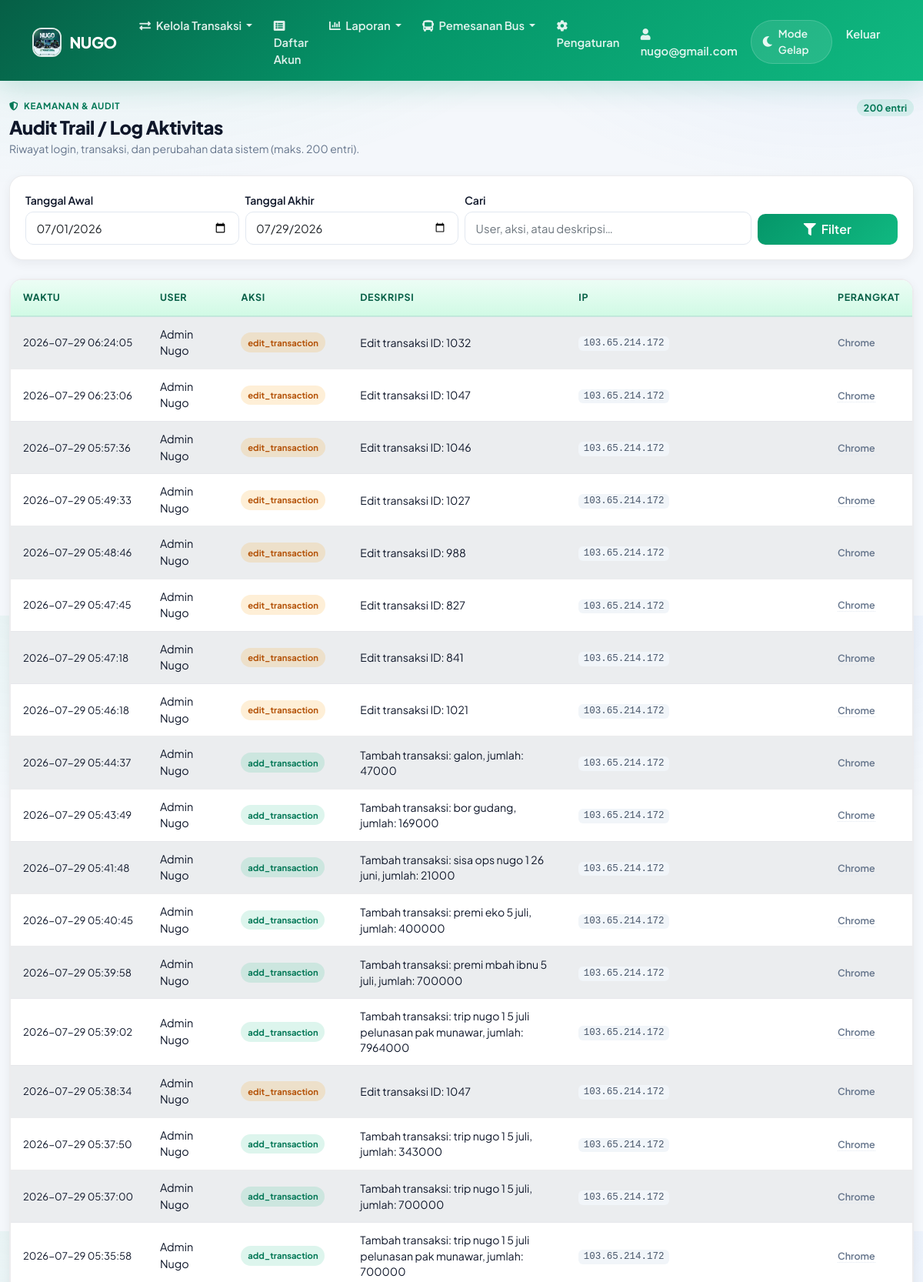
Screenshot of /laporan/audit_log.php (signed in, upper part) with the database file from the repository.
### tables this page shows
CREATE TABLE `perusahaan` (
  `id` int(11) NOT NULL,
  `nama` varchar(100) NOT NULL,
  `alamat` text DEFAULT NULL,
  `telepon` varchar(20) DEFAULT NULL,
  `email` varchar(100) DEFAULT NULL,
  `website` varchar(255) DEFAULT NULL COMMENT 'URL website perusahaan',
  `logo` varchar(255) DEFAULT NULL,
  `jenis` enum('regular','premium') NOT NULL DEFAULT 'regular' COMMENT 'Jenis akun perusahaan',
  `deskripsi` text DEFAULT NULL,
  `created_at` timestamp NOT NULL DEFAULT current_timestamp()
);

CREATE TABLE `users` (
  `id` int(11) NOT NULL,
  `username` varchar(50) NOT NULL,
  `password` varchar(255) NOT NULL,
  `nama_lengkap` varchar(100) NOT NULL,
  `email` varchar(100) DEFAULT NULL,
  `no_hp` varchar(20) DEFAULT NULL,
  `alamat` text DEFAULT NULL,
  `foto_profil` varchar(255) DEFAULT NULL,
  `id_perusahaan` int(11) DEFAULT NULL,
  `default_company` int(11) DEFAULT NULL,
  `created_at` timestamp NOT NULL DEFAULT current_timestamp()
);

CREATE TABLE `audit_log` (
  `id` int(11) NOT NULL,
  `user_id` int(11) DEFAULT NULL,
  `action` varchar(100) DEFAULT NULL,
  `description` text DEFAULT NULL,
  `ip_address` varchar(45) DEFAULT NULL,
  `user_agent` text DEFAULT NULL,
  `created_at` datetime DEFAULT current_timestamp()
);

### laporan/audit_log.php (the view, shortened to what this page needs)
<?php
require_once '../config/database.php';
$tanggal_awal = isset($_GET['tanggal_awal']) ? $_GET['tanggal_awal'] : date('Y-m-01');
$tanggal_akhir = isset($_GET['tanggal_akhir']) ? $_GET['tanggal_akhir'] : date('Y-m-d');
$search = isset($_GET['search']) ? trim($_GET['search']) : '';
$sql = "SELECT a.*, u.username, u.nama_lengkap FROM audit_log a LEFT JOIN users u ON a.user_id = u.id WHERE DATE(a.created_at) BETWEEN :awal AND :akhir";
$params = [':awal' => $tanggal_awal, ':akhir' => $tanggal_akhir];
$sql .= " ORDER BY a.created_at DESC LIMIT 200";
$stmt = $db->prepare($sql);
$stmt->execute($params);
$audit_logs = $stmt->fetchAll();
function auditActionClass(string $action): string
{
    if (str_contains($action, 'login')) {
        return 'audit-action-login';
    }
    if (str_contains($action, 'delete')) {
        return 'audit-action-delete';
    }
    if (str_contains($action, 'add') || str_contains($action, 'create')) {
        return 'audit-action-create';
    }
    if (str_contains($action, 'edit') || str_contains($action, 'update')) {
        return 'audit-action-update';
    }
    return 'audit-action-default';
}
function shortUserAgent(?string $ua): string
{
    if (stripos($ua, 'Edg/') !== false) {
        return 'Edge';
    }
    if (stripos($ua, 'Chrome/') !== false) {
        return 'Chrome';
    }
    return mb_strimwidth($ua, 0, 28, '…');
}
include '../templates/header.php';
?>
<div class="container audit-log-page py-4">
    <div class="audit-log-header mb-4">
        <div>
            <p class="audit-log-eyebrow mb-1"><i class="fas fa-shield-alt me-1"></i> Keamanan &amp; Audit</p>
            <h2 class="audit-log-title mb-0">Audit Trail / Log Aktivitas</h2>
            <p class="text-muted small mb-0 mt-1">Riwayat login, transaksi, dan perubahan data sistem (maks. 200 entri).</p>
        </div>
        <span class="audit-log-count badge"><?= count($audit_logs) ?> entri</span>
    </div>
    <div class="card dashboard-panel mb-4">
        <div class="card-body">
            <form class="row g-2 align-items-end audit-log-filter" method="get">
                <div class="col-md-3 col-sm-6">
                    <label class="form-label small fw-semibold mb-1">Tanggal Awal</label>
                    <input type="date" name="tanggal_awal" class="form-control" value="<?= htmlspecialchars($tanggal_awal) ?>">
                </div>
                <div class="col-md-3 col-sm-6">
                    <label class="form-label small fw-semibold mb-1">Tanggal Akhir</label>
                    <input type="date" name="tanggal_akhir" class="form-control" value="<?= htmlspecialchars($tanggal_akhir) ?>">
                </div>
                <div class="col-md-4 col-sm-8">
                    <label class="form-label small fw-semibold mb-1">Cari</label>
                    <input type="text" name="search" class="form-control" placeholder="User, aksi, atau deskripsi…" value="<?= htmlspecialchars($search) ?>">
                </div>
                <div class="col-md-2 col-sm-4">
                    <button class="btn btn-primary w-100" type="submit"><i class="fas fa-filter me-1"></i> Filter</button>
                </div>
            </form>
        </div>
    </div>
    <div class="card dashboard-panel">
        <div class="card-body p-0">
            <div class="table-responsive">
                <table class="table table-striped table-hover align-middle mb-0 audit-log-table">
                    <thead>
                        <tr>
                            <th>Waktu</th>
                            <th>User</th>
                            <th>Aksi</th>
                            <th>Deskripsi</th>
                            <th>IP</th>
                            <th>Perangkat</th>
                        </tr>
                    </thead>
                    <tbody>
                        <?php if (count($audit_logs) === 0): ?>
                            <tr>
                                <td colspan="6" class="text-center text-muted py-5">
                                    <i class="fas fa-inbox fa-2x mb-2 d-block opacity-50"></i>
                                    Tidak ada data log untuk periode ini.
                                </td>
                            </tr>
                        <?php else: ?>
                            <?php foreach ($audit_logs as $log): ?>
                                <tr>
                                    <td class="audit-log-time"><?= htmlspecialchars($log['created_at']) ?></td>
                                    <td class="fw-semibold"><?= htmlspecialchars($log['nama_lengkap'] ?: $log['username'] ?: '-') ?></td>
                                    <td>
                                        <span class="audit-action-badge <?= auditActionClass($log['action']) ?>">
                                            <?= htmlspecialchars($log['action']) ?>
                                        </span>
                                    </td>
                                    <td class="audit-log-desc"><?= htmlspecialchars($log['description']) ?></td>
                                    <td><code class="audit-log-ip"><?= htmlspecialchars($log['ip_address'] ?: '-') ?></code></td>
                                    <td>
                                        <span class="audit-log-ua" title="<?= htmlspecialchars($log['user_agent'] ?? '') ?>">
                                            <?= htmlspecialchars(shortUserAgent($log['user_agent'] ?? '')) ?>
                                        </span>
                                    </td>
                                </tr>
                            <?php endforeach; ?>
                        <?php endif; ?>
                    </tbody>
                </table>
            </div>
        </div>
    </div>
</div>
<?php include '../templates/footer.php'; ?>

### templates/header.php (shortened to what this page needs)
<!DOCTYPE html>
<html lang="id" data-theme="light">
<head>
    <link href="https://cdn.jsdelivr.net/npm/bootstrap@5.1.3/dist/css/bootstrap.min.css" rel="stylesheet">
    <link href="https://cdnjs.cloudflare.com/ajax/libs/font-awesome/5.15.4/css/all.min.css" rel="stylesheet">
    <?php
    $sikeu_theme_ver = @filemtime(__DIR__ . '/../assets/css/sikeu-theme.css') ?: time();
    $sikeu_dark_ver = @filemtime(__DIR__ . '/../assets/css/dark-mode.css') ?: time();
    $sikeu_style_ver = @filemtime(__DIR__ . '/../assets/css/style.css') ?: time();
    ?>
    <link href="/assets/css/sikeu-theme.css?v=<?= $sikeu_theme_ver ?>" rel="stylesheet">
    <link href="/assets/css/dark-mode.css?v=<?= $sikeu_dark_ver ?>" rel="stylesheet">
    <link rel="stylesheet" href="/assets/css/style.css?v=<?= $sikeu_style_ver ?>">
    <link rel="stylesheet" href="https://unpkg.com/leaflet@1.7.1/dist/leaflet.css" />
</head>
<body class="sikeu-app">
    <?php
    $is_viewer = false;
    $is_nugrosir = false;
    if (isset($_SESSION['user_id']) && isset($db)) {
        $user_id = $_SESSION['user_id'];
        $stmt = $db->prepare("SELECT default_company FROM users WHERE id = ?");
        $stmt->execute([$user_id]);
        $user_data = $stmt->fetch();
        $default_company_id = $user_data['default_company'];
        if ($default_company_id) {
            $stmt = $db->prepare("SELECT role FROM user_perusahaan WHERE user_id = ? AND perusahaan_id = ?");
            $stmt->execute([$user_id, $default_company_id]);
            $user_role = $stmt->fetchColumn();
            $is_viewer = ($user_role === 'viewer');
        }
        $stmt_nugrosir = $db->prepare("SELECT 1 FROM user_perusahaan up
                            JOIN perusahaan p ON up.perusahaan_id = p.id
                            WHERE up.user_id = ? AND UPPER(p.nama) = 'NUGO' AND up.status = 'active'");
        $stmt_nugrosir->execute([$user_id]);
        $is_nugrosir = $stmt_nugrosir->fetch() ? true : false;
    }
    ?>
    <nav class="navbar navbar-expand-lg navbar-dark sikeu-navbar">
        <div class="container">
            <a class="navbar-brand" href="/index.php">
                <?php
                $logo_path = '/assets/img/logo.jpg';
                if (isset($_SESSION['user_id']) && isset($db)) {
                    $user_id = $_SESSION['user_id'];
                    $stmt = $db->prepare("SELECT default_company FROM users WHERE id = ?");
                    $stmt->execute([$user_id]);
                    $user_data = $stmt->fetch();
                    $default_company_id = $user_data['default_company'] ?? null;
                    if ($default_company_id) {
                        $stmt = $db->prepare("SELECT logo, nama FROM perusahaan WHERE id = ?");
                        $stmt->execute([$default_company_id]);
                        $perusahaan = $stmt->fetch();
                        if ($perusahaan && !empty($perusahaan['logo'])) {
                            $logo_path = '/' . $perusahaan['logo'];
                        }
                    }
                }
                ?>
                <img src="<?php echo htmlspecialchars($logo_path); ?>" alt="Logo" />
                <?php
                if (isset($perusahaan) && !empty($perusahaan['nama'])) {
                    echo htmlspecialchars($perusahaan['nama']);
                } else {
                    echo "SiKeu";
                }
                ?>
            </a>
            <div class="collapse navbar-collapse" id="navbarNav">
                <ul class="navbar-nav me-auto">
                    <?php
                    if (!$is_viewer) :
                    ?>
                        <li class="nav-item dropdown">
                            <a class="nav-link dropdown-toggle" href="#" id="transaksiDropdown" role="button" data-bs-toggle="dropdown" aria-expanded="false">
                                <i class="fas fa-exchange-alt me-1"></i> Kelola Transaksi
                            </a>
                        </li>
                        <li class="nav-item">
                            <a class="nav-link" href="/akun/index.php"><i class="fas fa-list-alt me-1"></i> Daftar Akun</a>
                        </li>
                    <?php endif; ?>
                    <li class="nav-item dropdown">
                        <a class="nav-link dropdown-toggle" href="#" id="navbarDropdown" role="button" data-bs-toggle="dropdown">
                            <i class="fas fa-chart-bar me-1"></i> Laporan
                        </a>
                    </li>
                    <?php if ($is_nugrosir) : ?>
                        <li class="nav-item dropdown">
                            <a class="nav-link dropdown-toggle" href="#" id="busDropdown" role="button" data-bs-toggle="dropdown">
                                <i class="fas fa-bus me-1"></i> Pemesanan Bus
                            </a>
                        </li>
                    <?php endif; ?>
                    <?php if (!$is_viewer) : ?>
                        <li class="nav-item">
                            <a class="nav-link" href="/pengaturan/index.php"><i class="fas fa-cog me-1"></i> Pengaturan</a>
                        </li>
                    <?php endif; ?>
                </ul>
                <ul class="navbar-nav">
                    <?php if (isset($_SESSION['user_id'])) :
                        $stmt = $db->prepare("SELECT * FROM users WHERE id = ?");
                        $stmt->execute([$_SESSION['user_id']]);
                        $user = $stmt->fetch();
                        $username = $user['username'] ?? 'Pengguna';
                    ?>
                        <li class="nav-item">
                            <a class="nav-link" href="/pengaturan/profil.php">
                                <i class="fas fa-user me-1"></i>
                                <span><?php echo htmlspecialchars($username); ?></span>
                            </a>
                        </li>
                        <li class="nav-item d-flex align-items-center px-1">
                            <div class="sikeu-theme-switch" onclick="toggleTheme()" role="button" tabindex="0" aria-label="Toggle theme">
                                <i class="fas fa-moon"></i>
                                <span class="d-none d-lg-inline">Mode Gelap</span>
                            </div>
                        </li>
                        <li class="nav-item">
                            <a class="nav-link" href="/logout.php">Keluar</a>
                        </li>
                    <?php endif; ?>
                </ul>
            </div>
        </div>
    </nav>

### rows the page displays
perusahaan: logo (picture), nama "NUGO"
users: username "nugo@gmail.com"
audit_log: created_at "2026-07-29 06:24:05", user.nama_lengkap "Admin Nugo", action "edit_transaction", description "Edit transaksi ID: 1032", ip_address "103.65.214.172", user_agent "Chrome"
audit_log: created_at "2026-07-29 06:23:06", user.nama_lengkap "Admin Nugo", action "edit_transaction", description "Edit transaksi ID: 1047", ip_address "103.65.214.172", user_agent "Chrome"
audit_log: created_at "2026-07-29 05:57:36", user.nama_lengkap "Admin Nugo", action "edit_transaction", description "Edit transaksi ID: 1046", ip_address "103.65.214.172", user_agent "Chrome"
audit_log: created_at "2026-07-29 05:49:33", user.nama_lengkap "Admin Nugo", action "edit_transaction", description "Edit transaksi ID: 1027", ip_address "103.65.214.172", user_agent "Chrome"
audit_log: created_at "2026-07-29 05:48:46", user.nama_lengkap "Admin Nugo", action "edit_transaction", description "Edit transaksi ID: 988", ip_address "103.65.214.172", user_agent "Chrome"
audit_log: created_at "2026-07-29 05:47:45", user.nama_lengkap "Admin Nugo", action "edit_transaction", description "Edit transaksi ID: 827", ip_address "103.65.214.172", user_agent "Chrome"
audit_log: created_at "2026-07-29 05:47:18", user.nama_lengkap "Admin Nugo", action "edit_transaction", description "Edit transaksi ID: 841", ip_address "103.65.214.172", user_agent "Chrome"
audit_log: created_at "2026-07-29 05:46:18", user.nama_lengkap "Admin Nugo", action "edit_transaction", description "Edit transaksi ID: 1021", ip_address "103.65.214.172", user_agent "Chrome"
audit_log: created_at "2026-07-29 05:44:37", user.nama_lengkap "Admin Nugo", action "add_transaction", description "Tambah transaksi: galon, jumlah: 47000", ip_address "103.65.214.172", user_agent "Chrome"
audit_log: created_at "2026-07-29 05:43:49", user.nama_lengkap "Admin Nugo", action "add_transaction", description "Tambah transaksi: bor gudang, jumlah: 169000", ip_address "103.65.214.172", user_agent "Chrome"
audit_log: created_at "2026-07-29 05:41:48", user.nama_lengkap "Admin Nugo", action "add_transaction", description "Tambah transaksi: sisa ops nugo 1 26 juni, jumlah: 21000", ip_address "103.65.214.172", user_agent "Chrome"
audit_log: created_at "2026-07-29 05:40:45", user.nama_lengkap "Admin Nugo", action "add_transaction", description "Tambah transaksi: premi eko 5 juli, jumlah: 400000", ip_address "103.65.214.172", user_agent "Chrome"
audit_log: created_at "2026-07-29 05:39:58", user.nama_lengkap "Admin Nugo", action "add_transaction", description "Tambah transaksi: premi mbah ibnu 5 juli, jumlah: 700000", ip_address "103.65.214.172", user_agent "Chrome"
audit_log: created_at "2026-07-29 05:39:02", user.nama_lengkap "Admin Nugo", action "add_transaction", description "Tambah transaksi: trip nugo 1 5 juli pelunasan pak munawar, jumlah: 7964000", ip_address "103.65.214.172", user_agent "Chrome"
audit_log: created_at "2026-07-29 05:38:34", user.nama_lengkap "Admin Nugo", action "edit_transaction", description "Edit transaksi ID: 1047", ip_address "103.65.214.172", user_agent "Chrome"
audit_log: created_at "2026-07-29 05:37:50", user.nama_lengkap "Admin Nugo", action "add_transaction", description "Tambah transaksi: trip nugo 1 5 juli, jumlah: 343000", ip_address "103.65.214.172", user_agent "Chrome"
audit_log: created_at "2026-07-29 05:37:00", user.nama_lengkap "Admin Nugo", action "add_transaction", description "Tambah transaksi: trip nugo 1 5 juli, jumlah: 700000", ip_address "103.65.214.172", user_agent "Chrome"
audit_log: created_at "2026-07-29 05:35:58", user.nama_lengkap "Admin Nugo", action "add_transaction", description "Tambah transaksi: trip nugo 1 5 juli pelunasan pak munawar, jumlah: 700000", ip_address "103.65.214.172", user_agent "Chrome"

### other values shown
count($audit_logs) "200"
